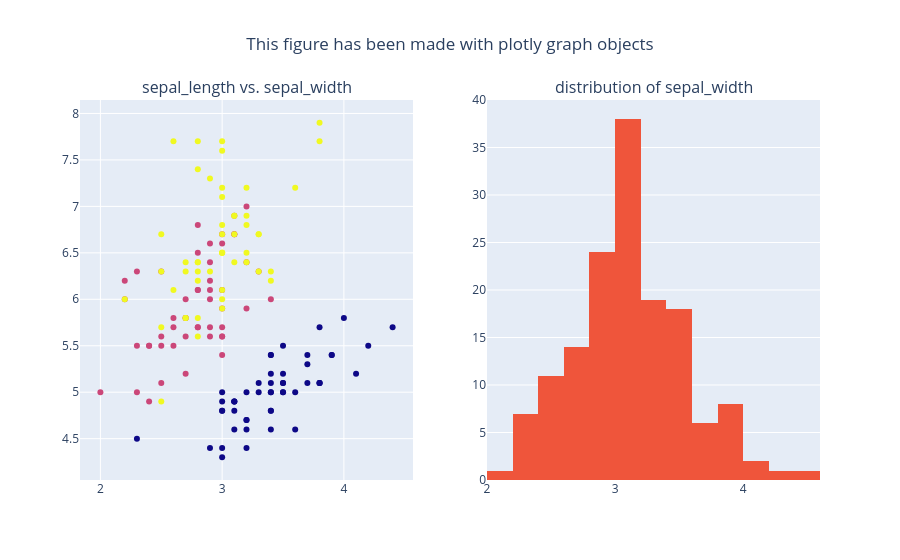

Here is the notebook cell this chart was saved with:
### Markdown cell above
## Creating subplots
You can also use `make_subplots` together with `add_trace` to separate the different plots :

### Code cell
from plotly.subplots import make_subplots

fig = make_subplots(rows = 1, cols = 2, subplot_titles = ("sepal_length vs. sepal_width", "distribution of sepal_width"))

fig.add_trace(
    go.Scatter(
        x = df['sepal_width'],
        y = df['sepal_length'],
        mode = 'markers',
        marker = go.scatter.Marker(color = df['species_id'])),
        row = 1,
        col = 1
)

fig.add_trace(
    go.Histogram(
        x = df['sepal_width']),
        row = 1,
        col = 2)

fig.update_layout(
        title = go.layout.Title(text = "This figure has been made with plotly graph objects", x = 0.5),
        showlegend = False)

### Figure 1 — Plotly figure (JSON) as saved in the notebook; plotly's stock layout.template omitted (floating-point values rounded to 4 significant figures; data arrays with more than 128 entries replaced by an {"elided": "..."} marker saying what was removed)
{"data": [{"marker": {"color": {"elided": "150 int values"}}, "mode": "markers", "type": "scatter", "x": {"elided": "150 float values"}, "xaxis": "x", "y": {"elided": "150 float values"}, "yaxis": "y"}, {"type": "histogram", "x": {"elided": "150 float values"}, "xaxis": "x2", "yaxis": "y2"}], "layout": {"annotations": [{"font": {"size": 16}, "showarrow": false, "text": "sepal_length vs. sepal_width", "x": 0.225, "xanchor": "center", "xref": "paper", "y": 1, "yanchor": "bottom", "yref": "paper"}, {"font": {"size": 16}, "showarrow": false, "text": "distribution of sepal_width", "x": 0.775, "xanchor": "center", "xref": "paper", "y": 1, "yanchor": "bottom", "yref": "paper"}], "autosize": true, "showlegend": false, "title": {"text": "This figure has been made with plotly graph objects", "x": 0.5}, "xaxis": {"anchor": "y", "autorange": true, "domain": [0, 0.45], "range": [1.837, 4.563], "type": "linear"}, "xaxis2": {"anchor": "y2", "autorange": true, "domain": [0.55, 1], "range": [2.0, 4.6], "type": "linear"}, "yaxis": {"anchor": "x", "autorange": true, "domain": [0, 1], "range": [4.003, 8.197], "type": "linear"}, "yaxis2": {"anchor": "x2", "autorange": true, "domain": [0, 1], "range": [0, 40]}}}
